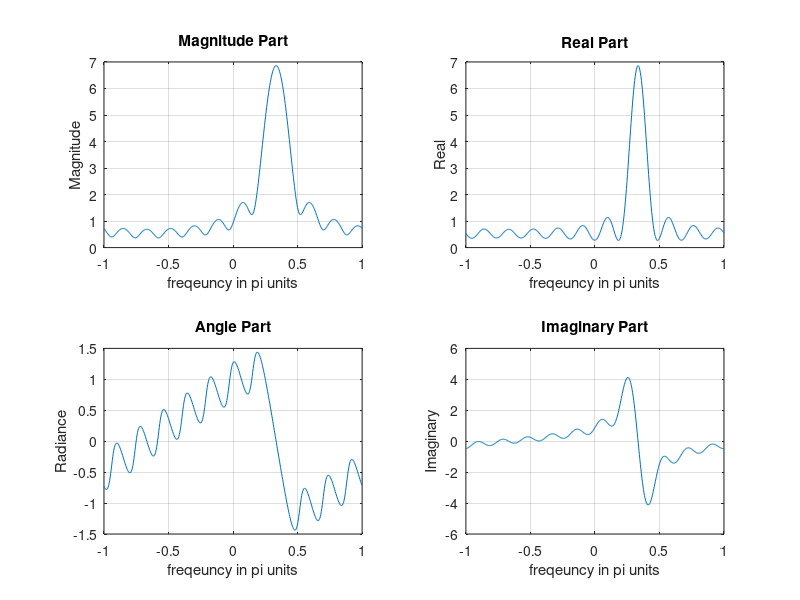

MATLAB code to generate this figure:
% Ex1

n = 0:10;
x = ((0.9) * exp(j*pi/3)).^n;
%plot(n, x); grid
%xlabel('freqeuncy in pi units'); title('Magnitude Part'); ylabel('Magnitude')

k = -250:250;
w = (pi/250)*k;

%X = x*(exp(-j*pi/250)).^(n'*k); % fft의 정의 이용

X_fft = fft(x, length(k)); % fft함수 이용
X_fft = fftshift(X_fft); % X_fft = fftshift(fft(x)); 보통은 이런식으로
%X_fft = abs(X_fft);

magX = abs(X_fft); angX = angle(X_fft); % X_fft --> X
realX = real(X_fft); imagX = imag(X_fft);

subplot(2, 2, 1); plot(w/pi, magX); grid
xlabel('freqeuncy in pi units'); title('Magnitude Part'); ylabel('Magnitude')

subplot(2, 2, 3); plot(w/pi, angX); grid
xlabel('freqeuncy in pi units'); title('Angle Part'); ylabel('Radiance')

subplot(2, 2, 2); plot(w/pi, realX); grid
xlabel('freqeuncy in pi units'); title('Real Part'); ylabel('Real')

subplot(2, 2, 4); plot(w/pi, imagX); grid
xlabel('freqeuncy in pi units'); title('Imaginary Part'); ylabel('Imaginary')
